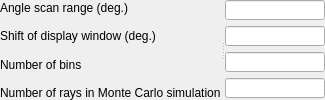
     <widget class="QSplitter" name="plotParameters_splitter">
      <property name="sizePolicy">
       <sizepolicy hsizetype="MinimumExpanding" vsizetype="MinimumExpanding">
        <horstretch>1</horstretch>
        <verstretch>1</verstretch>
       </sizepolicy>
      </property>
      <property name="minimumSize">
       <size>
        <width>311</width>
        <height>100</height>
       </size>
      </property>
      <property name="maximumSize">
       <size>
        <width>16777215</width>
        <height>16777215</height>
       </size>
      </property>
      <property name="orientation">
       <enum>Qt::Horizontal</enum>
      </property>
      <property name="opaqueResize">
       <bool>false</bool>
      </property>
      <property name="childrenCollapsible">
       <bool>false</bool>
      </property>
      <widget class="QWidget" name="layoutWidget">
       <layout class="QVBoxLayout" name="plotParametersLabels" stretch="1,1,1,1">
        <property name="spacing">
         <number>14</number>
        </property>
        <property name="sizeConstraint">
         <enum>QLayout::SetNoConstraint</enum>
        </property>
        <item>
         <widget class="QLabel" name="angleScanRange_label">
          <property name="statusTip">
           <string>Angle range of the plotted scan</string>
          </property>
          <property name="text">
           <string>Angle scan range (deg.)</string>
          </property>
         </widget>
        </item>
        <item>
         <widget class="QLabel" name="angleDispShift_label">
          <property name="statusTip">
           <string>Angular shift of the plots</string>
          </property>
          <property name="text">
           <string>Shift of display window (deg.)</string>
          </property>
         </widget>
        </item>
        <item>
         <widget class="QLabel" name="binNum_label">
          <property name="statusTip">
           <string>Number of bins of the plots</string>
          </property>
          <property name="text">
           <string>Number of bins</string>
          </property>
         </widget>
        </item>
        <item>
         <widget class="QLabel" name="rayNum_label">
          <property name="statusTip">
           <string>Number of simulated rays</string>
          </property>
          <property name="text">
           <string>Number of rays in Monte Carlo simulation</string>
          </property>
         </widget>
        </item>
       </layout>
      </widget>
      <widget class="QWidget" name="layoutWidget">
       <layout class="QVBoxLayout" name="plotParametersVals" stretch="1,1,1,1">
        <property name="sizeConstraint">
         <enum>QLayout::SetNoConstraint</enum>
        </property>
        <item>
         <widget class="QLineEdit" name="angleScanRange_val">
          <property name="sizePolicy">
           <sizepolicy hsizetype="Fixed" vsizetype="Fixed">
            <horstretch>0</horstretch>
            <verstretch>0</verstretch>
           </sizepolicy>
          </property>
          <property name="maximumSize">
           <size>
            <width>100</width>
            <height>20</height>
           </size>
          </property>
          <property name="plainText" stdset="0">
           <string/>
          </property>
         </widget>
        </item>
        <item>
         <widget class="QLineEdit" name="angleDispShift_val">
          <property name="sizePolicy">
           <sizepolicy hsizetype="Fixed" vsizetype="Fixed">
            <horstretch>0</horstretch>
            <verstretch>0</verstretch>
           </sizepolicy>
          </property>
          <property name="maximumSize">
           <size>
            <width>100</width>
            <height>20</height>
           </size>
          </property>
          <property name="plainText" stdset="0">
           <string/>
          </property>
         </widget>
        </item>
        <item>
         <widget class="QLineEdit" name="binNum_val">
          <property name="sizePolicy">
           <sizepolicy hsizetype="Fixed" vsizetype="Fixed">
            <horstretch>0</horstretch>
            <verstretch>0</verstretch>
           </sizepolicy>
          </property>
          <property name="maximumSize">
           <size>
            <width>100</width>
            <height>20</height>
           </size>
          </property>
          <property name="plainText" stdset="0">
           <string/>
          </property>
         </widget>
        </item>
        <item>
         <widget class="QLineEdit" name="rayNum_val">
          <property name="sizePolicy">
           <sizepolicy hsizetype="Fixed" vsizetype="Fixed">
            <horstretch>0</horstretch>
            <verstretch>0</verstretch>
           </sizepolicy>
          </property>
          <property name="maximumSize">
           <size>
            <width>100</width>
            <height>20</height>
           </size>
          </property>
          <property name="plainText" stdset="0">
           <string/>
          </property>
         </widget>
        </item>
       </layout>
      </widget>
     </widget>
